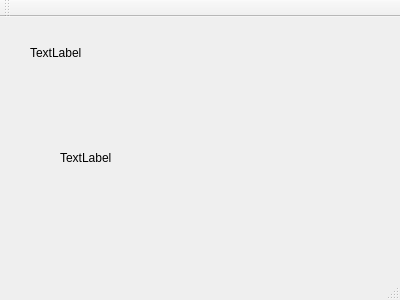
<?xml version="1.0" encoding="UTF-8"?>
<ui version="4.0">
 <class>MainWindow</class>
 <widget class="QMainWindow" name="MainWindow">
  <property name="geometry">
   <rect>
    <x>0</x>
    <y>0</y>
    <width>400</width>
    <height>300</height>
   </rect>
  </property>
  <property name="windowTitle">
   <string>MainWindow</string>
  </property>
  <widget class="QWidget" name="centralWidget">
   <widget class="QLabel" name="label">
    <property name="geometry">
     <rect>
      <x>30</x>
      <y>10</y>
      <width>171</width>
      <height>51</height>
     </rect>
    </property>
    <property name="text">
     <string>TextLabel</string>
    </property>
   </widget>
   <widget class="QClickWidget" name="widget" native="true">
    <property name="geometry">
     <rect>
      <x>30</x>
      <y>100</y>
      <width>231</width>
      <height>81</height>
     </rect>
    </property>
    <widget class="QLabel" name="label_2">
     <property name="geometry">
      <rect>
       <x>30</x>
       <y>20</y>
       <width>121</width>
       <height>41</height>
      </rect>
     </property>
     <property name="text">
      <string>TextLabel</string>
     </property>
    </widget>
   </widget>
  </widget>
  <widget class="QMenuBar" name="menuBar">
   <property name="geometry">
    <rect>
     <x>0</x>
     <y>0</y>
     <width>400</width>
     <height>23</height>
    </rect>
   </property>
  </widget>
  <widget class="QToolBar" name="mainToolBar">
   <attribute name="toolBarArea">
    <enum>TopToolBarArea</enum>
   </attribute>
   <attribute name="toolBarBreak">
    <bool>false</bool>
   </attribute>
  </widget>
  <widget class="QStatusBar" name="statusBar"/>
 </widget>
 <layoutdefault spacing="6" margin="11"/>
 <customwidgets>
  <customwidget>
   <class>QClickWidget</class>
   <extends>QWidget</extends>
   <header location="global">qclickwidget.h</header>
   <container>1</container>
  </customwidget>
 </customwidgets>
 <resources/>
 <connections/>
</ui>
